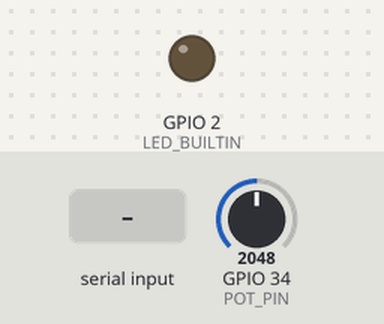
The program below on a simulated ESP32. On the bench: output pins drawn as LEDs (lit = HIGH). The inputs (shaded band) are chosen by the test bench; at power-on: GPIO 34 (POT_PIN) = 2048. What the program prints to the serial monitor is not drawn.

Above: at 0.01 s.
At 1.2 s:
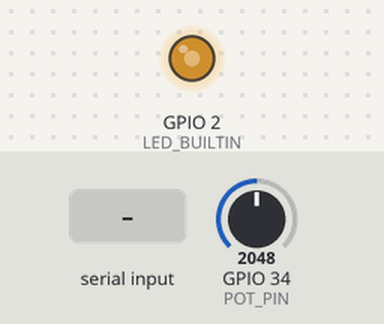
1.3 s: "<H>" received over Serial
2.8 s: "<L>" received over Serial
4.3 s: "<B>" received over Serial
Timing chart, 0 to 7.3 s (numbered marks = the images above; inputs shaded):
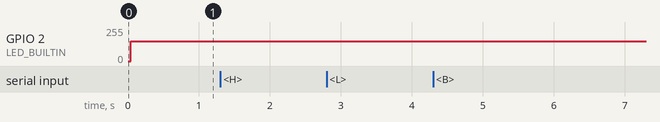

Measured:
- after the input at 1.3 s, every drawn part: stays the same
- after the input at 2.8 s, every drawn part: stays the same
- after the input at 4.3 s, every drawn part: stays the same

The program:

main.cpp
```cpp
#include "Arduino.h"
#include "serial_handler.h"
#include "utils.h"
#include "adc.h"

// #define LED_BUILTIN 2
#define DEBUG
#define SIGNAL_LEN  100
#define CHANNEL_N   2//4

char receivedChars[MAX_CHARS];
boolean newData = false;
bool blink = false;
bool running = false;
long m_signal[SIGNAL_LEN];
enum channels {CH1 = 1, CH2};//, CH3, CH4};
bool channel_en[CHANNEL_N] = {1, 1};//, 1, 1};
typedef struct ch_range {
    double min;
    double max;
} ch_range;
ch_range channel_range[CHANNEL_N] = {{.min=0.1, .max=2.6}, {.min=1, .max=12}};//, {.min=0, .max=0},{.min=0, .max=0}, };

hw_timer_t * sample_timer = NULL;
portMUX_TYPE timerMux = portMUX_INITIALIZER_UNLOCKED;

// Potentiometer is connected to GPIO 34 (Analog ADC1_CH6)
#define POT_PIN 34
// int i= 0;
int ix = 0;
bool start = 1;

void IRAM_ATTR onTimer() {
    // digitalWrite(LED_BUILTIN, LOW);
    portENTER_CRITICAL_ISR(&timerMux);
    digitalWrite(LED_BUILTIN, HIGH);
    m_signal[ix] = getVoltageValue(POT_PIN, 2);
    ix++;
    if (ix >= SIGNAL_LEN){
        ix = 0;
        start = 0;
    }
    digitalWrite(LED_BUILTIN, LOW);
    // digitalWrite(LED_BUILTIN, HIGH);
    portEXIT_CRITICAL_ISR(&timerMux);
    // digitalWrite(LED_BUILTIN, LOW);
}

using namespace std;

void setup()
{
    init_Adc();
    pinMode(LED_BUILTIN, OUTPUT);
  	Serial.begin(BAUD_RATE);    // open serial port
    sample_timer = timerBegin(0, 80, true);
    timerAttachInterrupt(sample_timer, &onTimer, true);
    timerAlarmWrite(sample_timer, 200, true);
    timerAlarmEnable(sample_timer);
}

void send_signal(int ix, bool start){

    int signal2send[SIGNAL_LEN];
    int i = 0;
    if (start){
        for (i = 0; i < ix; i++){
            signal2send[i] = m_signal[i];
        }
        for (i; i < SIGNAL_LEN; i++){
            signal2send[i] = 0;
        }
    } else {
        for (i = ix; i < SIGNAL_LEN; i++){
            signal2send[i] = m_signal[i];
        }
        for (i = 0; i < ix; i++){
            signal2send[i] = m_signal[i];
        }
    }

    String msg = "MS-[";
    int ch;
    for (ch = 0; ch < CHANNEL_N; ch++){
        if (channel_en[ch]){
            if (ch != 0){
                msg = msg + ",";
            }
            msg = msg + "{\"channel\":" + String(ch+1) + ",";
            msg = msg + "\"range\":[" + String(channel_range[ch].min) + "," + String(channel_range[ch].max) + "],";
            msg = msg + "\"signal\":[" + array2String(signal2send, SIGNAL_LEN);
            msg = msg + "]}";
        }
    }
    msg = msg + "]-\n";
    Serial.print(msg);
}

void loop()
{
    newData = recvWithStartEndMarkers(&receivedChars[0], &newData);
    if (newData || blink || running) {
#ifdef DEBUG
		Serial.println(receivedChars);
#endif
        if (receivedChars[0] == 'H'){
            blink = false;
            digitalWrite(LED_BUILTIN, HIGH);
        } else if (receivedChars[0] == 'L'){
            blink = false;
            digitalWrite(LED_BUILTIN, LOW);
        } else if (blink || receivedChars[0] == 'B'){
            blink = true;
            digitalWrite(LED_BUILTIN, HIGH);
            delay(1000);
            digitalWrite(LED_BUILTIN, LOW);
            delay(1000);
        } else if (receivedChars[0] == 'M' && receivedChars[1] == 'S'){
            blink = false;
            // Serial.println("Sending Signal");
            send_signal(ix, start);
        } else if (receivedChars[0] == 'T'){
            Serial.print("Test\n");
        } else if (receivedChars[0] == 'R'){
            // Serial.print("Run\n");
            running = true;
        // } else if (receivedChars[0] == 'S' && receivedChars[1] == '1'){
        //     Serial.print("Single\n");
        } else if (receivedChars[0] == 'S'){
            running = false;
            // Serial.print("Stop\n");
        }

		newData = false;

    }

    if (running && !start){
        send_signal(ix, start);
    }

}
```

serial_handler.h
```cpp
// serial_handler.h

#ifndef SERIAL_H  // Directiva del preprocesador para evitar inclusiones múltiples
#define SERIAL_H

#include <Arduino.h>

#define MAX_CHARS	32
#define BAUD_RATE	115200

// Declaración de funciones o clases

boolean recvWithStartEndMarkers(char* receivedChars, boolean* newData);

#endif  // SERIAL_H
```

utils.h
```cpp
#include <Arduino.h>
#include <stdint.h>

String array2String(int* arr, uint16_t arr_len, String separator=",");
```

adc.cpp
```cpp
#include "adc.h"

int mapADCValue(int value, int *ADCArr, int *VoltageArr, int arrSize);

// VARIABLES
int VoltageArr[] = {0,106,215,308,393,507,593,712,807,886,982,1099,1197,1301,1397,1496,1593,1704,1789,1902,2004,2095,2203,2306,2400,2503,2597,2700,2807,2897,2991,3094,3200,3283};
int ADCArr[] = {0,36,132,235,340,485,600,740,856,957,1080,1226,1345,1478,1606,1725,1845,1986,2100,2230,2355,2472,2610,2735,2860,3000,3125,3280,3450,3617,3810,4010,4090,4095};
int arrSize = 0;

long voltage = 0;
int SampleCounter = 0;
long rawValues = 0;

void init_Adc(void){
  arrSize = sizeof(ADCArr) / sizeof(ADCArr[0]);
}

long getVoltageValue(int adcPin, int avg_samples){
  rawValues = rawValues + (long)analogRead(adcPin);
#ifdef AVG_SAMPLING
  SampleCounter = SampleCounter + 1;
  if(SampleCounter >= avg_samples){
    SampleCounter = 0;
    rawValues = rawValues / avg_samples;
    voltage = mapADCValue(rawValues, ADCArr, VoltageArr, arrSize);
    rawValues = 0;
  }
#else
  voltage = mapADCValue(rawValues, ADCArr, VoltageArr, arrSize);
  rawValues = 0;
#endif

  return voltage;
}

int mapADCValue(int value, int *ADCArr, int *VoltageArr, int arrSize) {

    // Find the two closest values in ADCArr
    int i;
    for (i = 0; i < arrSize - 1; i++) {
        if (value >= ADCArr[i] && value <= ADCArr[i + 1]) {
            break;
        }
    }

    // Calculate interpolated value in VoltageArr
    int x0 = ADCArr[i];
    int x1 = ADCArr[i + 1];
    int y0 = VoltageArr[i];
    int y1 = VoltageArr[i + 1];

    // Linear interpolation
    return y0 + (value - x0) * (y1 - y0) / (x1 - x0);
}
```

adc.h
```cpp
#include <Arduino.h>

void init_Adc(void);
long getVoltageValue(int adcPin, int avg_samples);
int mapADCValue(int value, int *ADCArr, int *VoltageArr, int arrSize);
```

serial.cpp
```cpp
// #include "serial.h"

// UART_Driver::UART_Driver(int uart_n, int tx_pin, int rx_pin){
//     HardwareSerial serial(uart_n);
//     const int TX = tx_pin;
//     const int RX = rx_pin;
// 	// inicializar el Serial a los pines
//     serial.begin(11500, SERIAL_8N1, RX, TX);
// }

// void loop()
// {
// 	// aqui podríamos usar nuestro puerto serial con normalidad
//     while (serial.available() > 0) {
//         uint8_t byteFromSerial = serial.read();
//         //y lo que sea
//     }

//     serial.write(...);
// }
```

serial_handler.cpp
```cpp
#include <Arduino.h>
#include "serial_handler.h"

boolean recvWithStartEndMarkers(char* receivedChars, boolean* newData) {
    static boolean recvInProgress = false;
    static byte ndx = 0;
    char startMarker = '<';
    char endMarker = '>';
    char rc;

    while (Serial.available() > 0 && *newData == false) {
        rc = Serial.read();
#ifdef DEBUG
		Serial.print(rc);
#endif

        if (recvInProgress == true) {
            if (rc != endMarker) {
                receivedChars[ndx] = rc;
                ndx++;
                if (ndx >= MAX_CHARS) {
					Serial.write("Error: Maximun char count exceeded");
					recvInProgress = false;
					ndx = 0;
                }
            }
            else {
                receivedChars[ndx] = '\0'; // terminate the string
                recvInProgress = false;
                ndx = 0;
                *newData = true;
            }
        }

        else if (rc == startMarker) {
            recvInProgress = true;
        }
    }

	return *newData;

}
```

utils.cpp
```cpp
#include "utils.h"

String array2String(int* arr, uint16_t arr_len, String separator){
    uint8_t i;
    String s = String(arr[0]);
    for (i = 1; i < arr_len; i++){
        s = s + separator + String(arr[i]);
    }
    return s;
}
```
